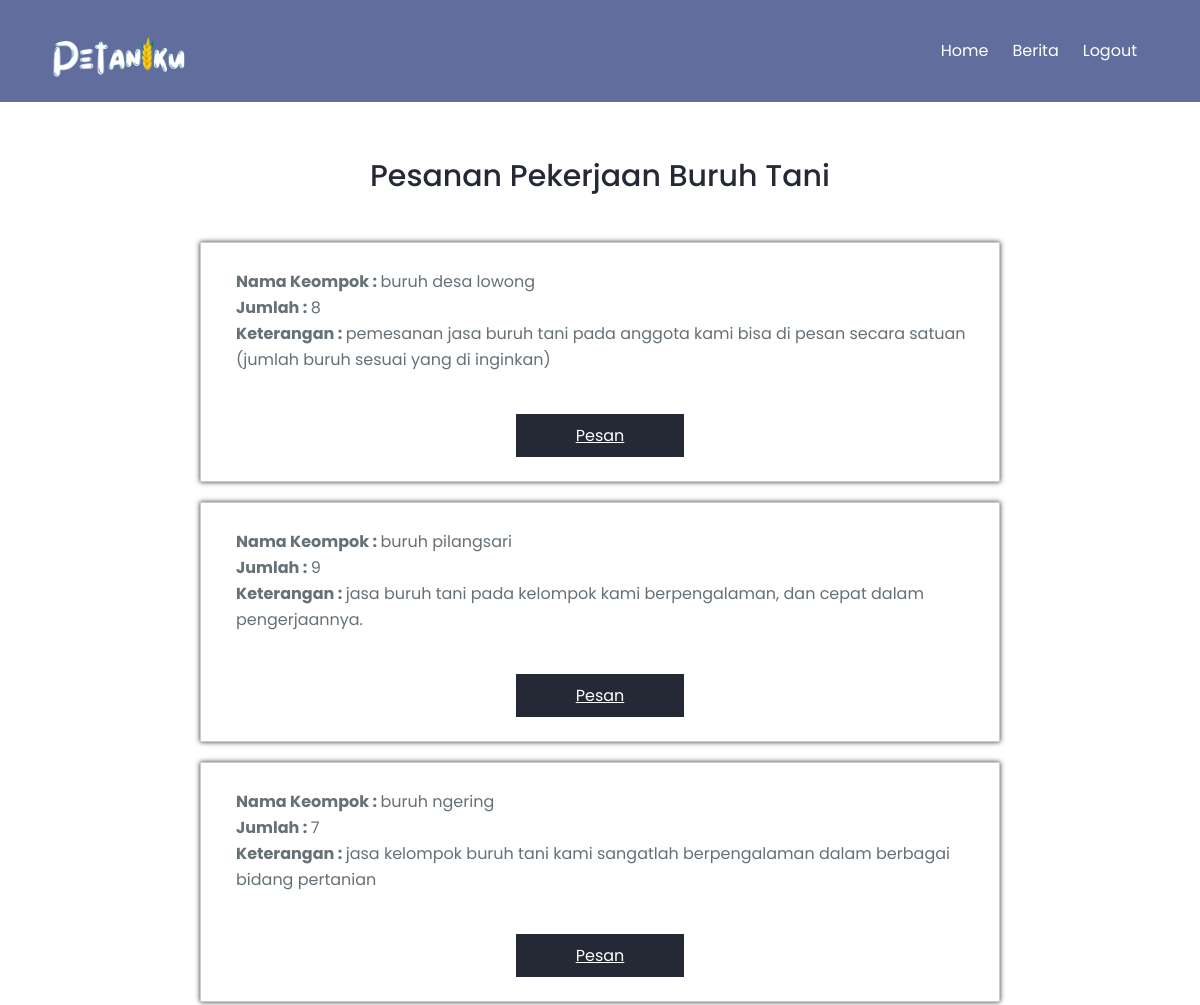
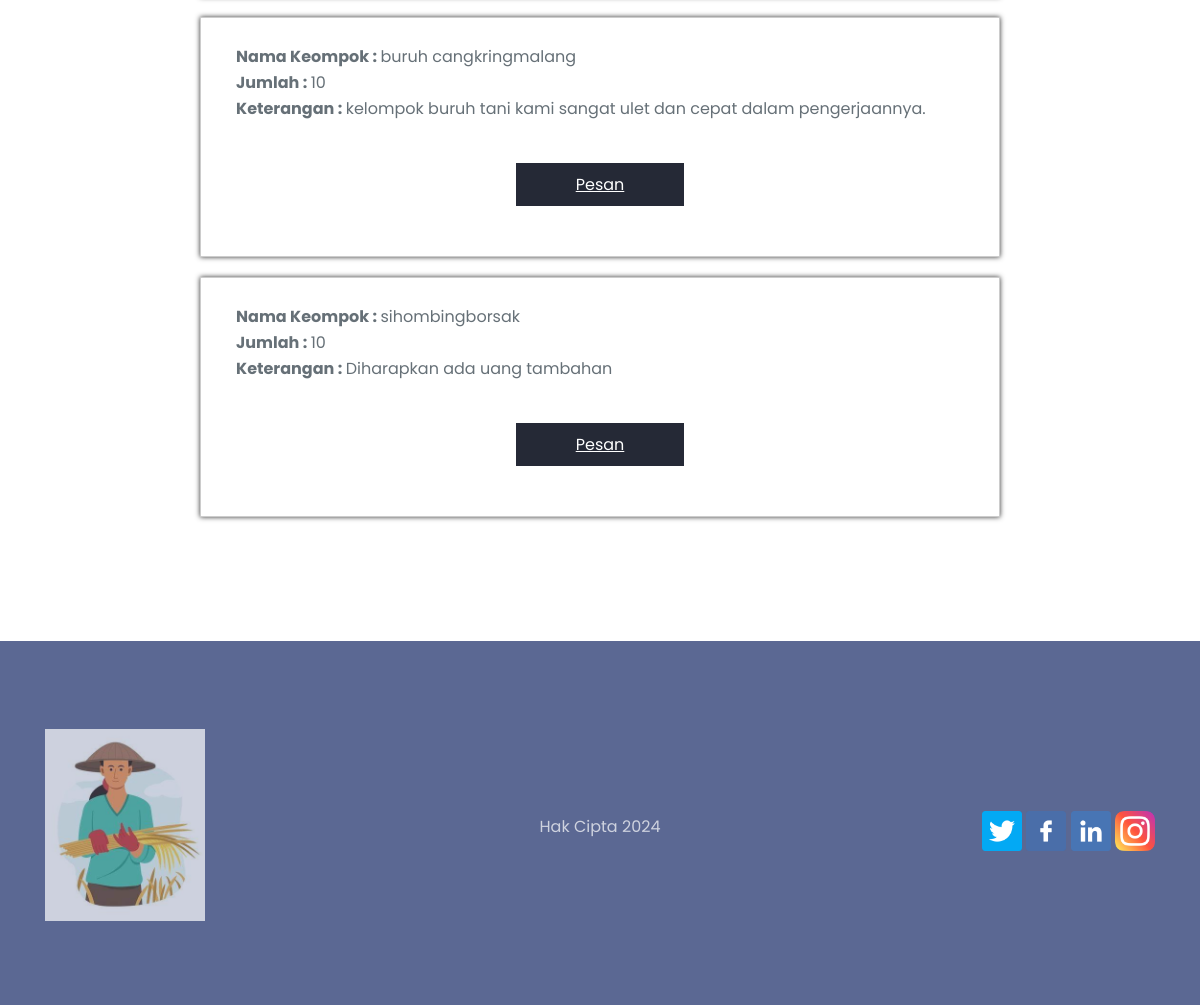
Screenshot of /buyer/buruhtani.php (signed in) with the database file from the repository (2 pictures, top to bottom).
### tables this page shows
CREATE TABLE `jasa` (
  `id_jasa` int(11) NOT NULL,
  `id_users` int(11) NOT NULL,
  `nama_kelompok` varchar(255) NOT NULL,
  `jumlah_kelompok` int(11) NOT NULL,
  `keterangan` text NOT NULL,
  `category_jasa` varchar(255) NOT NULL
);

### buyer/buruhtani.php (the view, shortened to what this page needs)
<!DOCTYPE html>
<html lang="en">
    <head>
        <link href="css/fontawesome-all.min.css" rel="stylesheet">
        <link href="../assets/css/styles.css" rel="stylesheet">
    </head>
    <body>
        <div class="navbar">
            <div class="navbar-black">
            <div class="container flex">
                <a class="logo-image" href="index.html"><img src="../assets/img/logo.png" alt="alternative"></a>
                <nav>
                    <ul>
                        <li><a href="index.php">Home</a></li>
                        <li><a href="berita.php">Berita</a></li>
                        <li><a href="logout.php">Logout</a></li>
                    </ul>
                </nav>
            </div>
            </div>
        </div>
                    <div class="container"><br><br><center>
                        <br><br><br><br><h3>Pesanan Pekerjaan Buruh Tani</h3><br>
                    </div> <center>
                      <?php
                include '../config.php';
                $data = mysqli_query($conn,"select * from jasa where category_jasa=1");
                while($d = mysqli_fetch_array($data)){
                    ?>
                    <div class="box all">
                        <p style="padding-bottom: 50px; padding-left: 35px;" align="left">
                        <br><b>Nama Keompok : </b><?php echo $d['nama_kelompok'];  ?>
                        <br><b>Jumlah : </b><?php echo $d['jumlah_kelompok'];  ?>
                        <br><b>Keterangan : </b><?php echo $d['keterangan'];   ?>
                        </p>
                        <a href="form.php?id_pesan=<?=$d['id_jasa']?>" style="padding: 10px 60px; color: white; background-color:#252936;">
                            Pesan
                        </a>
                </div>
                    <?php
                }
                ?></div>
        </center></div>
<br><br><br><br>
        <footer>
            <div class="container grid grid-3">
                <div>
                    <a class="logo-image" href="index.html"><img src="../assets/img/logo2.png" alt="alternative"></a>
                    </div>
            <div>
              <ul class="li-space-lg">
              <li><p>Hak Cipta 2024</p></li>
              </ul>
            </div>
                    <div>
                        <a href="#"><img src="../assets/img/twitter.png" height="40px"></i></a>
                        <a href="#"><img src="../assets/img/facebook.png" height="40px"></i></a>
                        <a href="#"><img src="../assets/img/linkedin.png" height="40px"></i></a>
                        <a href="#"><img src="../assets/img/instagram.png" height="40px"></i></a>
                    </div>
                </div>
        </footer>
    </body>
</html>

### assets/css/styles.css (style rules this page uses)
* { box-sizing: border-box; padding: 0; margin: 0; }
body, html { scroll-behavior: smooth; width: 100%; height: 100%; }
body, p { color: #667077; font: 400 1rem/1.625rem "Poppins", sans-serif; }
h3 { color: #252936; font-weight: 500; font-size: 1.875rem; line-height: 2.5rem; }
.container { margin: 0 auto; padding: 0 15px; }
.flex { display: flex; justify-content: center; align-items: center; height: 100%; }
.grid { display: grid; gap: 20px; justify-content: center; align-items: center; height: 100%; }
img { max-width: 100%; vertical-align: middle; }
ul { list-style-type: none; }
.li-space-lg li { margin-bottom: 0.5rem; }
a { color: #667077; text-decoration: underline; }
::placeholder { color: #667077; opacity: 1; }
.navbar { position: absolute; top: 26px; right: 0; left: 0; background-color: transparent; color: #ffffff; }
.navbar .flex { flex-direction: column; }
.navbar a { text-decoration: none; }
.navbar .logo-image { width: 134px; height: 30px; margin-top: 0.5rem; margin-bottom: 1.25rem; }
.navbar ul { display: flex; flex-wrap: wrap; justify-content: center; padding: 0.5rem 0.75rem 0 0.75rem; background-color: rgba(0, 0, 0, 0.2); }
.navbar ul li { padding: 0 0.75rem 0.5rem 0.75rem; }
.navbar ul a { color: #ffffff; }
footer { padding-top: 5.5rem; padding-bottom: 4.5rem; background-color: #5b6893; text-align: center; }
footer .logo-image { display: block; width: 160px; height: 100%; margin-bottom: 0.75rem; opacity: 0.7; }
footer p, footer ul li a, footer ul li a:hover, footer .fab { color: #ffffff; opacity: 0.7; text-decoration: none; }
footer p { margin-bottom: 1.5rem; }
footer ul { margin-bottom: 2.25rem; }
@media (min-width: 992px) { .container { max-width: 1140px; } }
@media (min-width: 992px) { .grid { grid-template-columns: repeat(2, 1fr); } }
@media (min-width: 992px) { .grid-3 { grid-template-columns: repeat(3, 1fr); } }
@media (min-width: 992px) { .navbar { top: 0px; padding: 36px; background-color: #606d9d; padding: 36px; } }
@media (min-width: 992px) { .navbar .flex { flex-direction: row; justify-content: space-between; } }
@media (min-width: 992px) { .navbar .logo-image { margin: 0; } }
@media (min-width: 992px) { .navbar ul { padding: 0; background: none; } }
@media (min-width: 992px) { .navbar ul li { margin-bottom: 0; padding-bottom: 0; } }
@media (min-width: 992px) { .navbar ul li:last-of-type a { margin-right: 0; padding-right: 0; } }
@media (min-width: 992px) { footer { text-align: left; } }
@media (min-width: 992px) { footer p, footer ul { margin-bottom: 0; } }
@media (min-width: 992px) { footer ul { text-align: center; } }
@media (min-width: 992px) { footer .grid div:nth-of-type(3) { text-align: right; } }
* { margin: 0; padding: 0; list-style: none; text-decoration: none; }

### buyer/buruhtani.php (style rules this page uses)
.box { height: 240px; width: 800px; margin: 20px; border: 1px solid #ccc; }
.all { box-shadow: 0 0 5px #333; }

### rows the page displays
jasa: nama_kelompok "buruh desa lowong", jumlah_kelompok "8", keterangan "pemesanan jasa buruh tani pada anggota kami bisa di pesan secara satuan (jumlah buruh sesuai yang di inginkan)"
jasa: nama_kelompok "buruh pilangsari", jumlah_kelompok "9", keterangan "jasa buruh tani pada kelompok kami berpengalaman, dan cepat dalam pengerjaannya."
jasa: nama_kelompok "buruh ngering", jumlah_kelompok "7", keterangan "jasa kelompok buruh tani kami sangatlah berpengalaman dalam berbagai bidang pertanian"
jasa: nama_kelompok "buruh cangkringmalang", jumlah_kelompok "10", keterangan "kelompok buruh tani kami sangat ulet dan cepat dalam pengerjaannya."
jasa: nama_kelompok "sihombingborsak", jumlah_kelompok "10", keterangan "Diharapkan ada uang tambahan"
